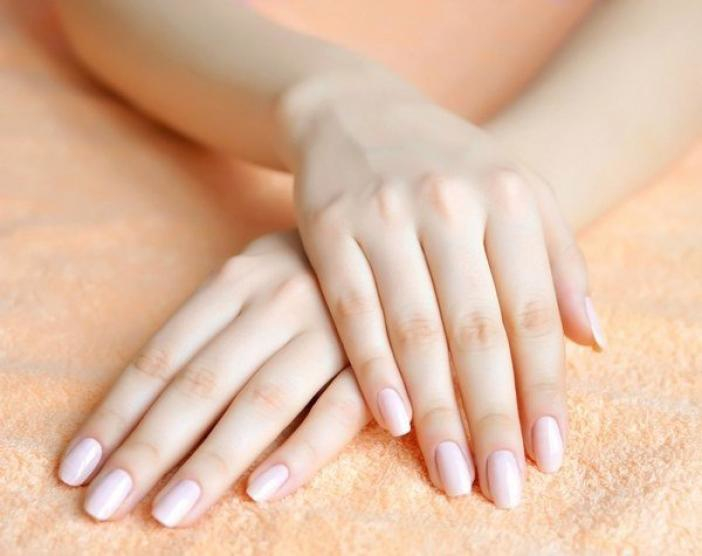
#> input picture PHC/nails_dataset/images/2C29D473-CCB4-458C-926B-99D0042161E6.jpg, 702 x 556 px; its folder holds 4 pictures in this run
$ python classWork7.py
#> lines starting #> are read from the running program, lines starting #| are printed output that depends on the picture
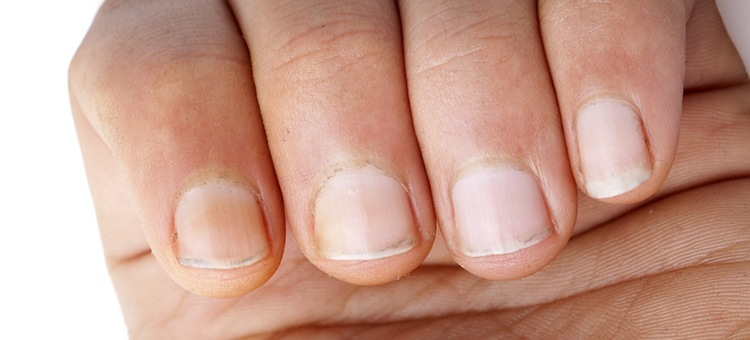
#> input picture PHC/nails_dataset/images/09aefeec-e05f-11e8-87a6-0242ac1c0002.jpg, 750 x 340 px
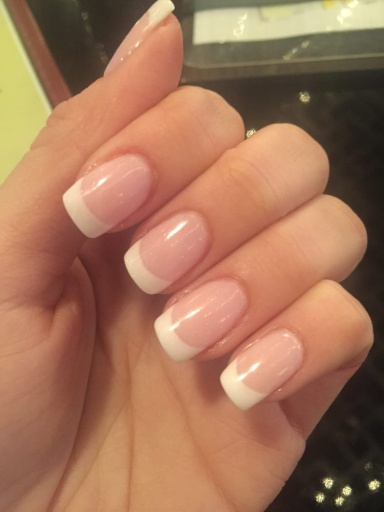
#> input picture PHC/nails_dataset/images/1eecab90-1a92-43a7-b952-0204384e1fae.jpg, 384 x 512 px
import numpy as np
import cv2
import os
import random

def resize_and_crop(image, t_width, t_height):
    c_width = image.shape[1]
#> c_width = 702
    c_height = image.shape[0]
#> c_height = 556
    c_ratio = c_width / c_height
#> c_ratio = 1.26
    t_ratio = t_width / t_height
    if c_width >= t_width:
        if c_height >= t_height:
            nimage = image[int((c_height - t_height) / 2):int((c_height + t_height) / 2), : int((c_width - t_width) / 2):int((c_width + t_width) / 2)]
        else:
            image = cv2.resize(image, (int(t_height * c_ratio), t_height))
            c_width = image.shape[1]
            nimage = image[:, int((c_width - t_width) / 2): int((c_width + t_width) / 2)]
    else:
        if c_height >= t_height:
            image = cv2.resize(image, (t_width, int(t_width / c_ratio)))
            c_height = image.shape[0]
            nimage = image[int((c_height - t_height) / 2): int((c_height + t_height) / 2), :]
        else:
            image = cv2.resize(image, (int(t_height * c_ratio), t_height))
            c_width = image.shape[1]
#> c_width = 1161
            if c_width >= t_width:
                nimage = image[:, int((c_width - t_width) / 2): int((c_width + t_width) / 2)]
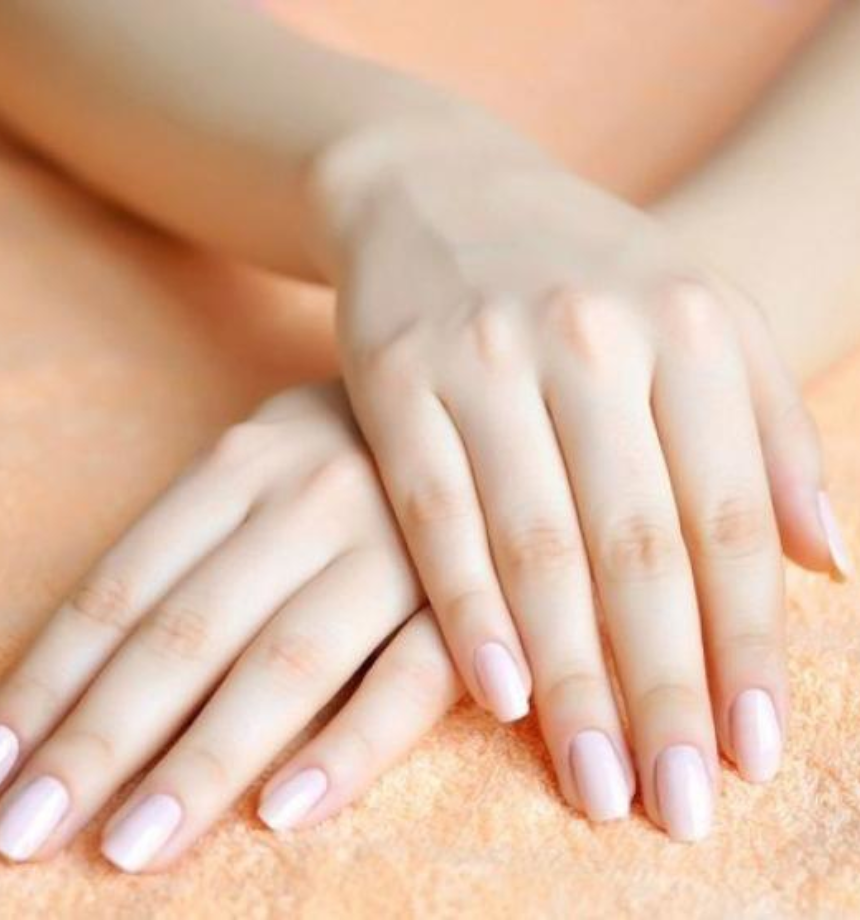
#> nimage: shape (920, 860, 3); mean of channels 0, 1, 2 161.4, 184.6, 220.2; drawn as B, G, R
            else:
                image = cv2.resize(image, (int(t_width), int(t_width / c_ratio)))
                c_height = image.shape[0]
                nimage = image[int((c_height - t_height) / 2): int((c_height + t_height) / 2), :]
    return nimage


gwidth, gheight = 860, 920
cv2.namedWindow('image')
cv2.moveWindow('image', 0, 0)
cv2.resizeWindow('image', gwidth, gheight)

cv2.namedWindow('label')
cv2.moveWindow('label', gwidth, 0)
cv2.resizeWindow('label', gwidth, gheight)

def img_loader(imgs_path, num, width, height):
    images = os.listdir(imgs_path)

    def augmentate(img, label, imges_res, labels_res):
        imges_res.append(img)
        # cv2.imshow("tststts", imges_res[0])
        labels_res.append(label)
        rot_counter = 0
        while random.randint(0, 10) < 8 and rot_counter < 5:
            rot_counter += 1
            rot_matrix = cv2.getRotationMatrix2D((width // 2, height // 2), random.randint(0, 360), 1.0)
            imges_res.append(cv2.warpAffine(img, rot_matrix, (width, height)))
            labels_res.append(cv2.warpAffine(label, rot_matrix, (width, height)))
        if random.randint(0, 1) == 1:
            imges_res.append(cv2.flip(img, 0))
            labels_res.append(cv2.flip(label, 0))
        if random.randint(0, 1) == 1:
            imges_res.append(cv2.flip(img, 1))
            labels_res.append(cv2.flip(label, 1))
        blur_counter = 0
        while random.randint(0, 10) < 8 and blur_counter < 5:
            blur_counter += 1
            blur = min(random.randint(1, 100), width, height)
            imges_res.append(cv2.blur(img, (blur, blur)))
            labels_res.append(cv2.blur(label, (blur, blur)))
        cuts_counter = 0
        while random.randint(0, 5) < 4 and cuts_counter < 2:
            cuts_counter += 1
            xs, ys = random.randint(0, width / 2), random.randint(0, height / 2)
            xe, ye = random.randint(int(width / 2), width), random.randint(int(height / 2), height)
            rected_img = img.copy()
            rected_img = cv2.rectangle(rected_img, (xs, ys), (xe, ye), (0, 0, 0), -1)
            # cv2.imshow("rected", rected_img)
            # cv2.waitKey(0)
            rected_label = label.copy()
            rected_label = cv2.rectangle(rected_label, (xs, ys), (xe, ye), (0, 0, 0), -1)
            imges_res.append(rected_img)
            labels_res.append(rected_label)
        return [imges_res, labels_res]

    def img_mask_gen():
        images_left = images
        random.shuffle(images_left)
        while len(images_left) > 0:
            imges_res = list()
            labels_res = list()
            # for i in range(num):
            ind = num if num < len(images_left) else len(images_left) - 1
            limited_img_lst = images_left[:ind].copy()
            imges = list(map(lambda img: cv2.imread("./nails_dataset/images/" + img), limited_img_lst))
            labels = list(map(lambda img: cv2.imread("./nails_dataset/labels/" + img), limited_img_lst))
            for i in range(len(imges)):
                imges[i] = resize_and_crop(imges[i], width, height)
                labels[i] = resize_and_crop(labels[i], width, height)
            # imges = np.array(imges)
            # labels = np.array(labels)
            for i in range(len(imges)):
                imges_res, labels_res = augmentate(imges[i], labels[i], imges_res, labels_res)

            yield [imges_res, labels_res]
            if len(images_left) - 1 <= ind:
                break
            images_left = images_left[ind:]
            random.shuffle(images_left)
    return img_mask_gen()

pics = img_loader("./nails_dataset/images", 10, gwidth, gheight)
gen_pics_num = 0
for el in pics:
#> in resize_and_crop (call 3), `c_width = image.shape[1]`: c_width = 750
#> in resize_and_crop (call 3), `c_ratio = c_width / c_height`: c_ratio = 2.21
#> in resize_and_crop (call 3), `nimage = image[:, int((c_width - t_width) / 2): int((c_width + t_width..`:
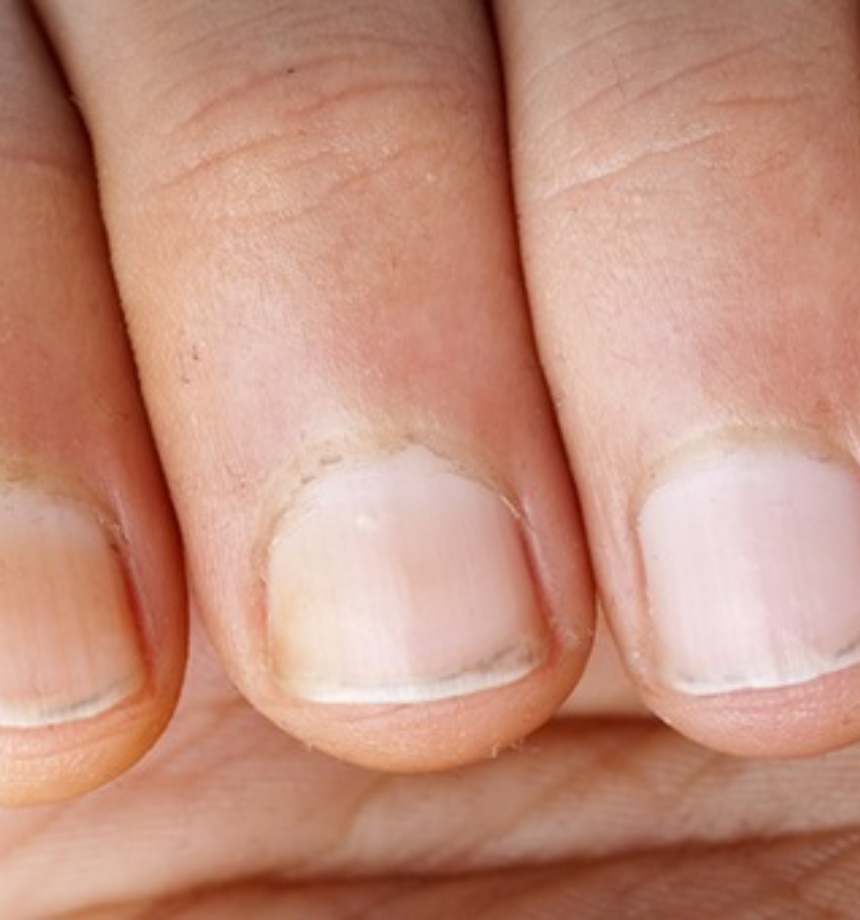
#> nimage: shape (920, 860, 3); mean of channels 0, 1, 2 125.9, 144.6, 196.1; drawn as B, G, R
    gen_pics_num += len(el[0])
    for i in range(len(el[0])):
        cv2.imshow("image", el[0][i])
        cv2.imshow("label", el[1][i])
        key = cv2.waitKey(0)
        if key == ord('q'):
            break
        if key == ord('c'):
            cv2.destroyAllWindows()
            print("Number of generated pics =", gen_pics_num)
            exit(0)
#> this loop made 1 pass; (key q is pressed on pass 1)
#> after the loop, gen_pics_num = 19
cv2.destroyAllWindows()
print("Number of generated pics =", gen_pics_num)
#| Number of generated pics = 19
